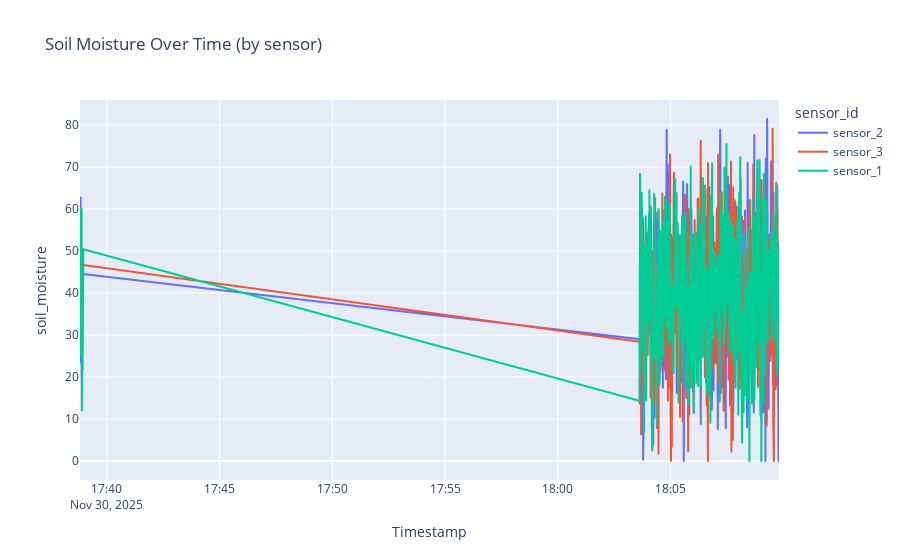

Notebook code for this chart:
### Code cell
import plotly.express as px
df_sorted = df.sort_values('ts')
fig = px.line(df_sorted, x='ts', y='soil_moisture', color='sensor_id',
              title='Soil Moisture Over Time (by sensor)', labels={'ts':'Timestamp'})
fig.show()

### Figure 1 — Plotly figure (JSON) as saved in the notebook; plotly's stock layout.template omitted (floating-point values rounded to 4 significant figures; data arrays with more than 128 entries replaced by an {"elided": "..."} marker saying what was removed)
{"data": [{"hovertemplate": "sensor_id=sensor_2<br>Timestamp=%{x}<br>soil_moisture=%{y}<extra></extra>", "legendgroup": "sensor_2", "line": {"color": "#636efa", "dash": "solid"}, "marker": {"symbol": "circle"}, "mode": "lines", "name": "sensor_2", "showlegend": true, "type": "scattergl", "x": {"elided": "379 str values"}, "xaxis": "x", "y": {"elided": "379 float values"}, "yaxis": "y"}, {"hovertemplate": "sensor_id=sensor_3<br>Timestamp=%{x}<br>soil_moisture=%{y}<extra></extra>", "legendgroup": "sensor_3", "line": {"color": "#EF553B", "dash": "solid"}, "marker": {"symbol": "circle"}, "mode": "lines", "name": "sensor_3", "showlegend": true, "type": "scattergl", "x": {"elided": "380 str values"}, "xaxis": "x", "y": {"elided": "380 float values"}, "yaxis": "y"}, {"hovertemplate": "sensor_id=sensor_1<br>Timestamp=%{x}<br>soil_moisture=%{y}<extra></extra>", "legendgroup": "sensor_1", "line": {"color": "#00cc96", "dash": "solid"}, "marker": {"symbol": "circle"}, "mode": "lines", "name": "sensor_1", "showlegend": true, "type": "scattergl", "x": {"elided": "377 str values"}, "xaxis": "x", "y": {"elided": "377 float values"}, "yaxis": "y"}], "layout": {"legend": {"title": {"text": "sensor_id"}, "tracegroupgap": 0}, "title": {"text": "Soil Moisture Over Time (by sensor)"}, "xaxis": {"anchor": "y", "domain": [0, 1], "title": {"text": "Timestamp"}}, "yaxis": {"anchor": "x", "domain": [0, 1], "title": {"text": "soil_moisture"}}}}
